Frame 1 (no input): blank canvas, image omitted
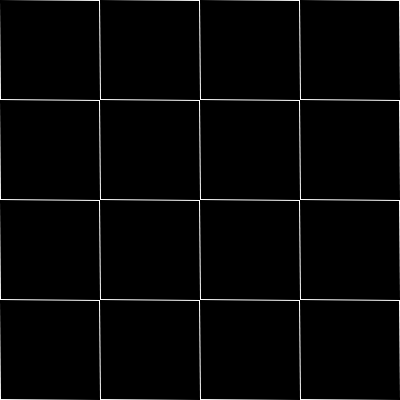
Frame 2 (the mouse pressed at the canvas centre, redrawn once)

The p5.js sketch that drew this single still picture (run headless with seeded random() and noise() and a simulated clock; the mouse was pressed at the canvas centre and the sketch redrawn once):

// p5.js sketch
// ── sketch.js
function setup() {
  canvasWidth = 400, canvasHeight = 400;
  colors = {
    foreground: '#000',
    background: '#fff'
  }

  createCanvas(canvasWidth, canvasHeight);

  background(colors.background);
  fill(colors.foreground);
  noStroke();
  noLoop();
  frameRate(30);

  mod = 0;
  shrink = true;
}

function draw() {
  background(colors.background);
  size = 100;
  x = 0;
  y = 0;
  for (i = 0; i <= canvasWidth / size; i++) {
    for (j = 0; j <= canvasHeight / size; j++) {
      x = size * i;
      y = size * j;
      quad(
        x, y,
        x + size * mod, y + size * (1 - mod),
        x + size, y + size,
        x + size * (1 - mod), y + size * mod,
      );
    }
  }
  if (mod <= 0) shrink = true;
  else if (mod >= 0.5) shrink = false;
  if (shrink) mod += 0.01; else mod -= 0.01;
}

// function windowResized() {
//   resizeCanvas(windowWidth, windowHeight);
// }

// ── style.css
body {
  background: #444;
}
canvas {
  padding: 0;
  margin: auto;
  display: block;
  position: absolute;
  top: 0;
  bottom: 0;
  left: 0;
  right: 0;
  box-shadow: 0 10px 20px
}
